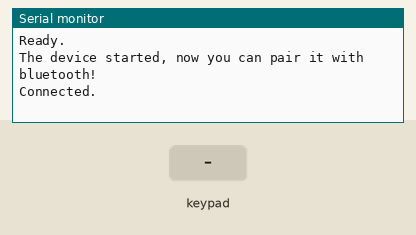
A sketch run on a simulated ESP32. Parts: the last lines printed to the serial monitor. The test bench sets the inputs (shaded band). Nothing arrives over Bluetooth unless stated.

Above: at 1.2 s.
1.3 s: key 'U' pressed
At 2.3 s:
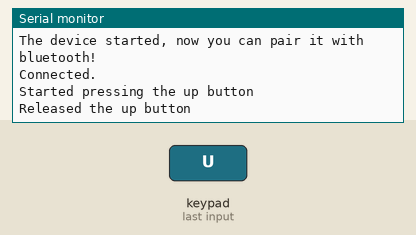
3.2 s: key 'D' pressed
At 4.8 s:
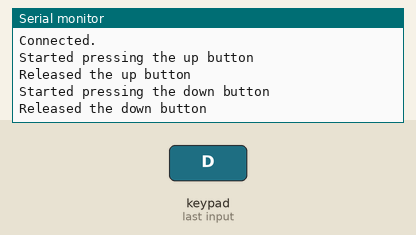
5.1 s: key 'L' pressed
At 6.4 s:
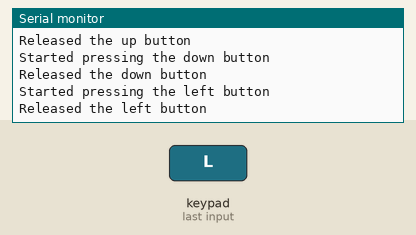
7.0 s: key 'R' pressed
At 7.9 s:
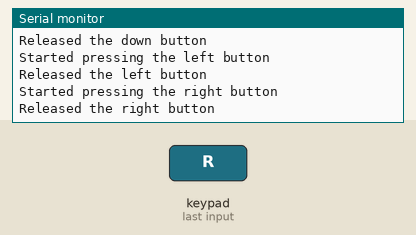
8.9 s: key 'O' pressed
At 10.5 s:
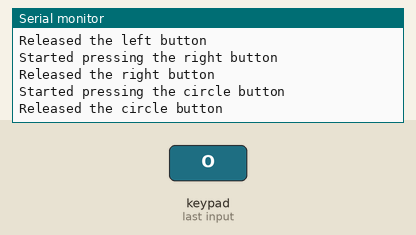
10.8 s: key 'S' pressed
At 12.0 s:
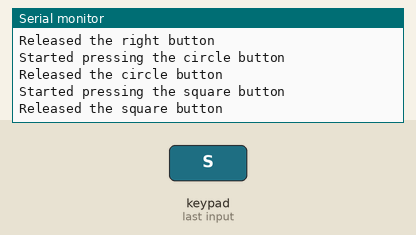

Measured:
- after the input at 1.3 s, the serial monitor: prints a new line at once (image 1)
- after the input at 3.2 s, the serial monitor: prints a new line at once (image 2)
- after the input at 5.1 s, the serial monitor: prints a new line at once (image 3)
- after the input at 7.0 s, the serial monitor: prints a new line at once (image 4)
- after the input at 8.9 s, the serial monitor: prints a new line at once (image 5)
- after the input at 10.8 s, the serial monitor: prints a new line at once (image 6)

The sketch:

test_bt.ino
```cpp
#include <Ps3Controller.h>
#include "BluetoothSerial.h"
BluetoothSerial SerialBT;


int player = 0;
int battery = 0;

void notify()
{
    //--- Digital cross/square/triangle/circle button events ---
    if( Ps3.event.button_down.cross )
        Serial.println("Started pressing the cross button");
    if( Ps3.event.button_up.cross )
        Serial.println("Released the cross button");

    if( Ps3.event.button_down.square )
        Serial.println("Started pressing the square button");
    if( Ps3.event.button_up.square )
        Serial.println("Released the square button");

    if( Ps3.event.button_down.triangle )
        Serial.println("Started pressing the triangle button");
    if( Ps3.event.button_up.triangle )
        Serial.println("Released the triangle button");

    if( Ps3.event.button_down.circle )
        Serial.println("Started pressing the circle button");
    if( Ps3.event.button_up.circle )
        Serial.println("Released the circle button");

    //--------------- Digital D-pad button events --------------
    if( Ps3.event.button_down.up )
        Serial.println("Started pressing the up button");
    if( Ps3.event.button_up.up )
        Serial.println("Released the up button");

    if( Ps3.event.button_down.right )
        Serial.println("Started pressing the right button");
    if( Ps3.event.button_up.right )
        Serial.println("Released the right button");

    if( Ps3.event.button_down.down )
        Serial.println("Started pressing the down button");
    if( Ps3.event.button_up.down )
        Serial.println("Released the down button");

    if( Ps3.event.button_down.left )
        Serial.println("Started pressing the left button");
    if( Ps3.event.button_up.left )
        Serial.println("Released the left button");

    //------------- Digital shoulder button events -------------
    if( Ps3.event.button_down.l1 )
        Serial.println("Started pressing the left shoulder button");
    if( Ps3.event.button_up.l1 )
        Serial.println("Released the left shoulder button");

    if( Ps3.event.button_down.r1 )
        Serial.println("Started pressing the right shoulder button");
    if( Ps3.event.button_up.r1 )
        Serial.println("Released the right shoulder button");

    //-------------- Digital trigger button events -------------
    if( Ps3.event.button_down.l2 )
        Serial.println("Started pressing the left trigger button");
    if( Ps3.event.button_up.l2 )
        Serial.println("Released the left trigger button");

    if( Ps3.event.button_down.r2 )
        Serial.println("Started pressing the right trigger button");
    if( Ps3.event.button_up.r2 )
        Serial.println("Released the right trigger button");

    //--------------- Digital stick button events --------------
    if( Ps3.event.button_down.l3 )
        Serial.println("Started pressing the left stick button");
    if( Ps3.event.button_up.l3 )
        Serial.println("Released the left stick button");

    if( Ps3.event.button_down.r3 )
        Serial.println("Started pressing the right stick button");
    if( Ps3.event.button_up.r3 )
        Serial.println("Released the right stick button");

    //---------- Digital select/start/ps button events ---------
    if( Ps3.event.button_down.select )
        Serial.println("Started pressing the select button");
    if( Ps3.event.button_up.select )
        Serial.println("Released the select button");

    if( Ps3.event.button_down.start )
        Serial.println("Started pressing the start button");
    if( Ps3.event.button_up.start )
        Serial.println("Released the start button");

    if( Ps3.event.button_down.ps )
        Serial.println("Started pressing the Playstation button");
    if( Ps3.event.button_up.ps )
        Serial.println("Released the Playstation button");


    //---------------- Analog stick value events ---------------
   if( abs(Ps3.event.analog_changed.stick.lx) + abs(Ps3.event.analog_changed.stick.ly) > 2 ){
       Serial.print("Moved the left stick:");
       Serial.print(" x="); Serial.print(Ps3.data.analog.stick.lx, DEC);
       Serial.print(" y="); Serial.print(Ps3.data.analog.stick.ly, DEC);
       Serial.println();
    }

   if( abs(Ps3.event.analog_changed.stick.rx) + abs(Ps3.event.analog_changed.stick.ry) > 2 ){
       Serial.print("Moved the right stick:");
       Serial.print(" x="); Serial.print(Ps3.data.analog.stick.rx, DEC);
       Serial.print(" y="); Serial.print(Ps3.data.analog.stick.ry, DEC);
       Serial.println();
   }

   //--------------- Analog D-pad button events ----------------
   if( abs(Ps3.event.analog_changed.button.up) ){
       Serial.print("Pressing the up button: ");
       Serial.println(Ps3.data.analog.button.up, DEC);
   }

   if( abs(Ps3.event.analog_changed.button.right) ){
       Serial.print("Pressing the right button: ");
       Serial.println(Ps3.data.analog.button.right, DEC);
   }

   if( abs(Ps3.event.analog_changed.button.down) ){
       Serial.print("Pressing the down button: ");
       Serial.println(Ps3.data.analog.button.down, DEC);
   }

   if( abs(Ps3.event.analog_changed.button.left) ){
       Serial.print("Pressing the left button: ");
       Serial.println(Ps3.data.analog.button.left, DEC);
   }

   //---------- Analog shoulder/trigger button events ----------
   if( abs(Ps3.event.analog_changed.button.l1)){
       Serial.print("Pressing the left shoulder button: ");
       Serial.println(Ps3.data.analog.button.l1, DEC);
   }

   if( abs(Ps3.event.analog_changed.button.r1) ){
       Serial.print("Pressing the right shoulder button: ");
       Serial.println(Ps3.data.analog.button.r1, DEC);
   }

   if( abs(Ps3.event.analog_changed.button.l2) ){
       Serial.print("Pressing the left trigger button: ");
       Serial.println(Ps3.data.analog.button.l2, DEC);
   }

   if( abs(Ps3.event.analog_changed.button.r2) ){
       Serial.print("Pressing the right trigger button: ");
       Serial.println(Ps3.data.analog.button.r2, DEC);
   }

   //---- Analog cross/square/triangle/circle button events ----
   if( abs(Ps3.event.analog_changed.button.triangle)){
       Serial.print("Pressing the triangle button: ");
       Serial.println(Ps3.data.analog.button.triangle, DEC);
   }

   if( abs(Ps3.event.analog_changed.button.circle) ){
       Serial.print("Pressing the circle button: ");
       Serial.println(Ps3.data.analog.button.circle, DEC);
   }

   if( abs(Ps3.event.analog_changed.button.cross) ){
       Serial.print("Pressing the cross button: ");
       Serial.println(Ps3.data.analog.button.cross, DEC);
   }

   if( abs(Ps3.event.analog_changed.button.square) ){
       Serial.print("Pressing the square button: ");
       Serial.println(Ps3.data.analog.button.square, DEC);
   }

   //---------------------- Battery events ---------------------
    // if( battery != Ps3.data.status.battery ){
    //     battery = Ps3.data.status.battery;
    //     Serial.print("The controller battery is ");
    //     if( battery == ps3_status_battery_charging )      Serial.println("charging");
    //     else if( battery == ps3_status_battery_full )     Serial.println("FULL");
    //     else if( battery == ps3_status_battery_high )     Serial.println("HIGH");
    //     else if( battery == ps3_status_battery_low)       Serial.println("LOW");
    //     else if( battery == ps3_status_battery_dying )    Serial.println("DYING");
    //     else if( battery == ps3_status_battery_shutdown ) Serial.println("SHUTDOWN");
    //     else Serial.println("UNDEFINED");
    // }

}

void onConnect(){
    Serial.println("Connected.");
}

void setup()
{

    // Serial.begin(115200);

    Ps3.attach(notify);
    Ps3.attachOnConnect(onConnect);
    Ps3.begin("90:34:fc:0f:69:75");
    Serial.println("Ready.");

    Serial.begin(115200);
   SerialBT.begin("PROMEESP32"); //Bluetooth device name
   Serial.println("The device started, now you can pair it with bluetooth!");
}

void loop()
{
    if(!Ps3.isConnected())
        return;

    //-------------------- Player LEDs -------------------
    // Serial.print("Setting LEDs to player "); Serial.println(player, DEC);
    // Ps3.setPlayer(player);

    // player += 1;
    // if(player > 10) player = 0;


    //------ Digital cross/square/triangle/circle buttons ------
    if( Ps3.data.button.cross && Ps3.data.button.down )
        Serial.println("Pressing both the down and cross buttons");
    if( Ps3.data.button.square && Ps3.data.button.left )
        Serial.println("Pressing both the square and left buttons");
    if( Ps3.data.button.triangle && Ps3.data.button.up )
        Serial.println("Pressing both the triangle and up buttons");
    if( Ps3.data.button.circle && Ps3.data.button.right )
        Serial.println("Pressing both the circle and right buttons");

    if( Ps3.data.button.l1 && Ps3.data.button.r1 )
        Serial.println("Pressing both the left and right bumper buttons");
    if( Ps3.data.button.l2 && Ps3.data.button.r2 )
        Serial.println("Pressing both the left and right trigger buttons");
    if( Ps3.data.button.l3 && Ps3.data.button.r3 )
        Serial.println("Pressing both the left and right stick buttons");
    if( Ps3.data.button.select && Ps3.data.button.start )
        Serial.println("Pressing both the select and start buttons");

    delay(500);
}
```
